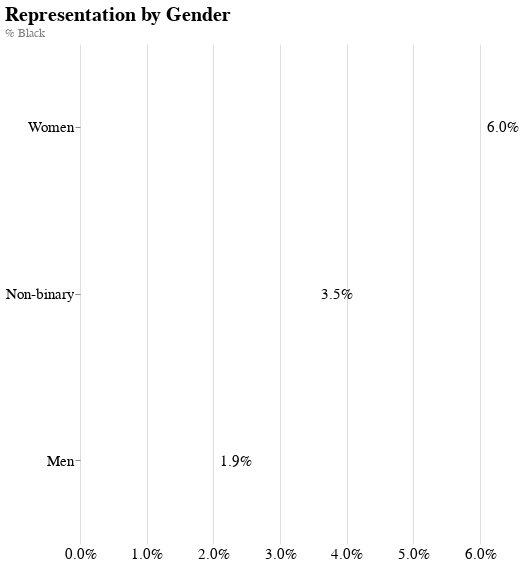

Notebook source saved alongside this figure:
### Code cell
points = alt.Chart().mark_bar(cornerRadiusBottomRight=8, cornerRadiusTopRight=8, clip=True, color="#612b8a").encode(
    x=alt.X("data", 
            axis=alt.Axis(format=".1%", title=None, tickCount=5, tickSize=0, labelFlush=False, labelFontSize=15),
    ),
    y=alt.Y("labels", 
            axis=alt.Axis(title=None, labelFontSize=15), sort="-x"
           ),
    color=alt.Color("data", 
                scale=alt.Scale(scheme="inferno", domain=[0.005, 0.08]),
                legend=None)
)

text = alt.Chart().mark_text(
    align='left',
    baseline='middle',
    dx=10,
    dy=0,
    fontSize=15
).encode(
    text=alt.Text("data", format=".1%"),
    x="data",
    y=alt.Y("labels", sort="-x"),
)

chart = alt.layer(points, text, data=representation["Gender"]).properties(
    width=400,
    height=500,
    title={
        "text": "Representation by Gender", 
        "subtitle": "% Black",
        "subtitleColor": "gray"
    }
).configure_view(
    strokeWidth=0
).configure_title(
    anchor='start',
    offset=5,
    fontSize=20
).configure_axis(
    domain=False
)

chart.save("representation_gender.png", method="selenium", webdriver="chrome", scale_factor=3.0)

chart

### Figure 1 — Vega-Lite specification as saved in the notebook (floating-point values rounded to 4 significant figures)
{"config": {"view": {"continuousWidth": 400, "continuousHeight": 300, "strokeWidth": 0}, "axis": {"domain": false}, "title": {"anchor": "start", "fontSize": 20, "offset": 5}}, "layer": [{"mark": {"type": "bar", "clip": true, "color": "#612b8a", "cornerRadiusBottomRight": 8, "cornerRadiusTopRight": 8}, "encoding": {"color": {"type": "quantitative", "field": "data", "legend": null, "scale": {"domain": [0.005, 0.08], "scheme": "inferno"}}, "x": {"type": "quantitative", "axis": {"format": ".1%", "labelFlush": false, "labelFontSize": 15, "tickCount": 5, "tickSize": 0, "title": null}, "field": "data"}, "y": {"type": "nominal", "axis": {"labelFontSize": 15, "title": null}, "field": "labels", "sort": "-x"}}}, {"mark": {"type": "text", "align": "left", "baseline": "middle", "dx": 10, "dy": 0, "fontSize": 15}, "encoding": {"text": {"type": "quantitative", "field": "data", "format": ".1%"}, "x": {"type": "quantitative", "field": "data"}, "y": {"type": "nominal", "field": "labels", "sort": "-x"}}}], "data": {"name": "data-ba5459acc69499dadc779ecc659c2a91"}, "height": 500, "title": {"text": "Representation by Gender", "subtitle": "% Black", "subtitleColor": "gray"}, "width": 400, "$schema": "https://vega.github.io/schema/vega-lite/v4.8.1.json", "datasets": {"data-ba5459acc69499dadc779ecc659c2a91": [{"labels": "Women", "data": 0.05962}, {"labels": "Non-binary", "data": 0.03458}, {"labels": "Men", "data": 0.01944}]}}
